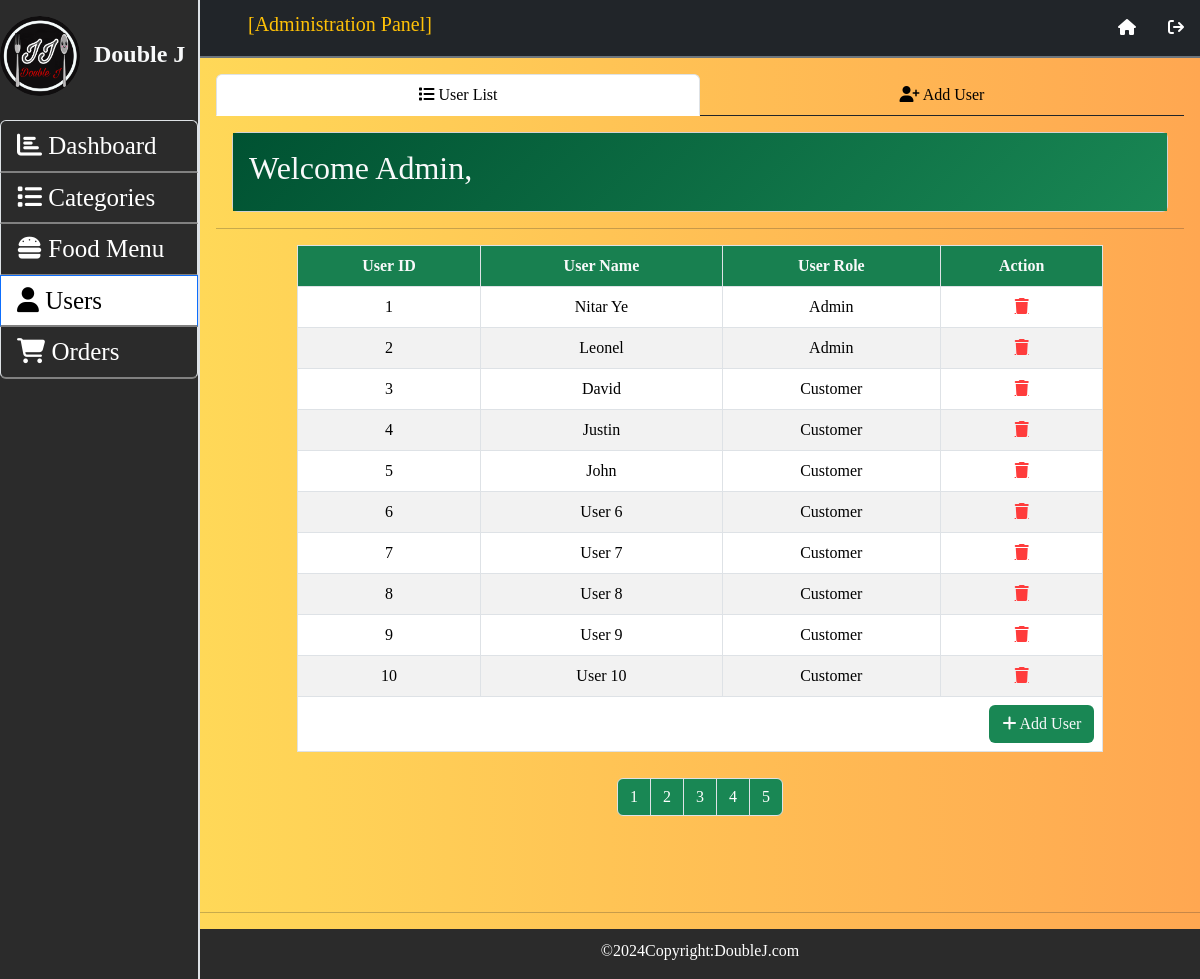
/Admin/users.php, run on the app's committed database.
### tables this page shows
CREATE TABLE `user` (
  `user_id` int(11) NOT NULL,
  `user_name` varchar(100) NOT NULL,
  `email` varchar(255) NOT NULL,
  `password` varchar(30) NOT NULL,
  `phone` varchar(15) NOT NULL,
  `address` varchar(255) NOT NULL,
  `profile_image` varchar(255) NOT NULL,
  `role` varchar(100) NOT NULL
);

### Admin/users.php (the view, shortened to what this page needs)
<?php
	include 'connect.php';
	include 'function.php';
?>
<!DOCTYPE html>
<html lang="en">
<head>
    <link href="https://cdn.jsdelivr.net/npm/bootstrap@5.3.2/dist/css/bootstrap.min.css" rel="stylesheet">
    <link rel="stylesheet" href="https://cdnjs.cloudflare.com/ajax/libs/font-awesome/6.5.1/css/all.min.css" />
    <link rel="stylesheet" href="../CSS/doublej.css">
</head>
<?php
    $getquery="SELECT * FROM user";
    $perpage=10;
    $go_query=mysqli_query($connection,$getquery);
    $num=mysqli_num_rows($go_query);
    $num=ceil($num/$perpage);
    $page='';
?>
<body>
    <section class="container-fluid g-0">
        <div class="row g-0">
            <nav class="col-2 border-end border-2 side-nav">
                <h3 class="h4 py-3">
                    <img src="../images/DoubleJ_logo.png" alt="Double J Logo" width="80px" height="80px" style="border-radius: 50%;" class="me-2">
                    <span><a class="navbar-brand d-none d-lg-inline text-light fw-bold">Double J</a></span>
                </h3>
                <div class="list-group d-block text-center text-lg-start">
                    <a href="dashboard.php" class="list-group-item"><i class="fa-solid fa-chart-bar"></i> <span class="d-none d-lg-inline"> Dashboard</span></a>
                    <a href="./categories.php" class="list-group-item"><i class="fa-solid fa-list"></i> <span class="d-none d-lg-inline"> Categories</span></a>
                    <a href="./food-menu.php" class="list-group-item"><i class="fa-solid fa-burger"></i> <span class="d-none d-lg-inline"> Food Menu</span></a>
                    <a href="./users.php" class="list-group-item active"><i class="fa-solid fa-user"></i> <span class="d-none d-lg-inline"> Users</span></a>
                    <a href="./orders.php" class="list-group-item"><i class="fa-solid fa-cart-shopping"></i> <span class="d-none d-lg-inline"> Orders</span></a>
                </div>
            </nav>
            <div class="col-2"></div>
            <main class="col-10 main-content">
                <div class="sticky-top border-bottom border-secondary border-2">
                    <nav class="Topnav navbar navbar-expand-lg navbar-dark navbar-fixed-top bg-dark">
                        <h5 class="text-warning ms-5" >[Administration Panel]</h5>
                        <div class="Topnav-icon">
                            <ul class="nav nav-ul">
                                <li class="nav-item"><a href="dashboard.php" class="nav-link"><i class="fa-solid fa-house"></i></a></li>
                                <li class="nav-item"><a href="logout.php" class="nav-link"><i class="fa-solid fa-arrow-right-from-bracket"></i></a></li>
                            </ul>
                        </div>
                    </nav>
                </div>
                <div class="p-3 page-content">
                    <div class="tab-content">
                        <ul class="nav nav-tabs nav-justified border-dark">
                            <li class="nav-item"><a class="nav-link active" aria-current="page" href="users.php"><span><i class="fa-solid fa-list"></i></span> User List</a></li>
                            <li class="nav-item"><a class="nav-link" aria-current="page" href="./add-user.php"><span><i class="fa-solid fa-user-plus"></i></span> Add User</a></li>
                        </ul>
                    </div>
                    <div class="card m-3">
                        <div class="card-body" style="background-image: linear-gradient(315deg, #198754, #005232);">
                            <span class=" text-light">
                                    <h2 class="card-title">Welcome Admin,
                                </h2>
                            </span>
                        </div>
                    </div><hr>
					<div class="row g-0">
						<div class="col-1"></div>
						<div class="col-10">
			                <table class="table table-striped table-bordered">
				                <tr  class="text-center">
                                <th class="text-light bg-success">User ID</th>
                                <th class="text-light bg-success">User Name</th>
                                <th class="text-light bg-success">User Role</th>
                                <th class="text-light bg-success">Action</th>
                                </tr>
				                <?php
                                    if(isset($_GET['page']) && $_GET['page'] > 1) {
                                        $page = $_GET['page'];
                                        $start_user_id = ($page - 1) * $perpage + 1;
                                        $query = "SELECT * FROM user WHERE user_id >= $start_user_id LIMIT $perpage";
                                    } else {
                                        $query = "SELECT * FROM user LIMIT $perpage";
                                    }
                                    $go_query=mysqli_query($connection,$query);
                                    while($row=mysqli_fetch_array($go_query)){
                                    $user_id=$row['user_id'];
                                    $user_name=$row['user_name'];
                                    $user_role=$row['role'];
                                    echo "<tr>";
                                    echo "<td  class='text-center'>$user_id</td>";
                                    echo "<td  class='text-center'>$user_name</td>";
                                    echo "<td class='text-center'>$user_role</td>";
                                    echo "<td class='text-center'><a href='users.php?action=delete&id={$user_id}'
                                    class='fa-solid fa-trash trash' onclick=\"return confirm('Are you sure to delete this account?')\"></a></td>";
                                    echo "</tr>";
                                    }
				                ?>
                                <tr>
                                    <td colspan="4" align="right">
                                    <a href="add-user.php" class="btn add-btn text-light">
                                    <span class="fa-solid fa-plus text-light"></span> Add User</a></td>
                               </tr>
                            </table>
						</div>
						<div class="col-1"></div>
				    </div>
                    <nav aria-label="Page navigation example">
                        <ul class="pagination">
                            <?php for ($i = 1; $i <= $num; $i++) : ?>
                                <li class="page-item <?php echo ($i == $page) ? 'active' : ''; ?>">
                                    <a class="page-link" href="users.php?page=<?php echo $i; ?>"><?php echo $i; ?></a>
                                </li>
                            <?php endfor; ?>
                        </ul>
                    </nav>
				</div>
                <br><br><hr>
                <footer id="footer">
                    &copy;2024Copyright:DoubleJ.com
                </footer>
            </main>
        </div>
    </section>
</body>
</html>

### CSS/doublej.css (style rules this page uses)
body { font-family: 'Times New Roman', Times, serif; background-image: linear-gradient(90deg, #ffe259, #ffa751); }
.Topnav-icon ul li a { color:#ffffff; }
.side-nav { height:100%; background-color: #2b2b2b; position: fixed; z-index: 1; top: 0; left: 0; overflow-x: hidden; }
.side-nav .list-group-item { padding: 6px 8px 6px 16px; text-decoration: none; font-size: 25px; color: #ffffff; background-color: #2b2b2b; display: block; border-bottom: 2px solid #818181; }
.side-nav .list-group-item.active { color: #000000 !important; background-color: #ffffff !important; }
.nav-tabs .nav-link.active { color: #000000 !important; background-color: #ffffff !important; }
.tab-content .nav-tabs .nav-item a { color: #000000; }
#footer { height: 50px; color: #ffffff; background-color: #2b2b2b; padding: 10px; text-align: center; position: relative; margin-bottom: 0; clear: left; }

### Admin/users.php (style rules this page uses)
.add-btn { background-color: #198754; }
.trash { color: #ff3c3c; }
.pagination { justify-content: center; margin-top: 10px; }
.pagination li a { color: #ffffff; background-color: #198754; }

### data on the page
user: user_id "1", user_name "Nitar Ye", role "Admin"
user: user_id "2", user_name "Leonel", role "Admin"
user: user_id "3", user_name "David", role "Customer"
user: user_id "4", user_name "Justin", role "Customer"
user: user_id "5", user_name "John", role "Customer"
user: user_id "6", user_name "User 6", role "Customer"
user: user_id "7", user_name "User 7", role "Customer"
user: user_id "8", user_name "User 8", role "Customer"
user: user_id "9", user_name "User 9", role "Customer"
user: user_id "10", user_name "User 10", role "Customer"
